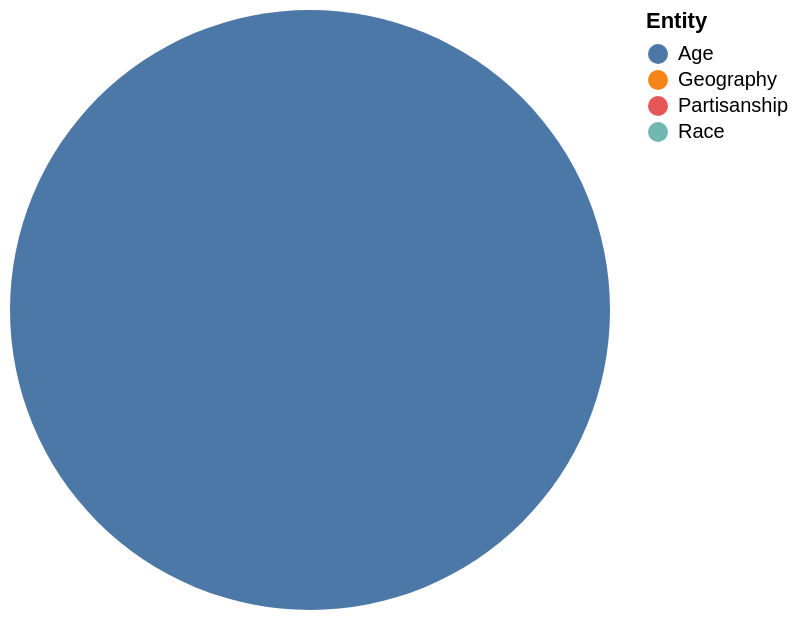

Specify this chart in Vega-Lite:
### Vega-Lite specification from a JSON file in a GitHub repository (floating-point values rounded to 4 significant figures)
{"$schema": "https://vega.github.io/schema/vega-lite/v5.json", "description": "Pie chart auto-generated from CSV", "data": {"values": [{"Entity": "Age", "Values": "3"}, {"Entity": "Gender", "Values": "Gender"}, {"Entity": "Geography", "Values": "11"}, {"Entity": "Race", "Values": "15"}, {"Entity": "Partisanship", "Values": "26"}]}, "mark": "arc", "encoding": {"theta": {"field": "Values", "type": "quantitative"}, "color": {"field": "Entity", "type": "nominal"}}}
